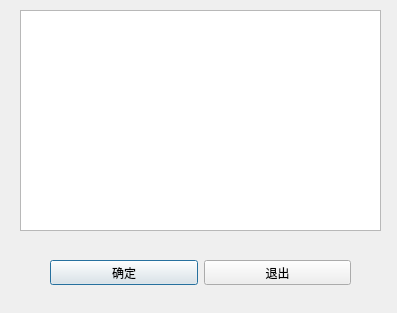
<?xml version="1.0" encoding="UTF-8"?>
<ui version="4.0">
 <class>Dialog</class>
 <widget class="QDialog" name="Dialog">
  <property name="geometry">
   <rect>
    <x>0</x>
    <y>0</y>
    <width>397</width>
    <height>313</height>
   </rect>
  </property>
  <property name="windowTitle">
   <string>Dialog</string>
  </property>
  <widget class="QTableView" name="tableView">
   <property name="geometry">
    <rect>
     <x>20</x>
     <y>10</y>
     <width>361</width>
     <height>221</height>
    </rect>
   </property>
  </widget>
  <widget class="QWidget" name="">
   <property name="geometry">
    <rect>
     <x>50</x>
     <y>260</y>
     <width>301</width>
     <height>25</height>
    </rect>
   </property>
   <layout class="QHBoxLayout" name="horizontalLayout">
    <item>
     <widget class="QPushButton" name="pushButton">
      <property name="text">
       <string>确定</string>
      </property>
     </widget>
    </item>
    <item>
     <widget class="QPushButton" name="pushButton_2">
      <property name="text">
       <string>退出</string>
      </property>
     </widget>
    </item>
   </layout>
  </widget>
 </widget>
 <resources/>
 <connections/>
</ui>
